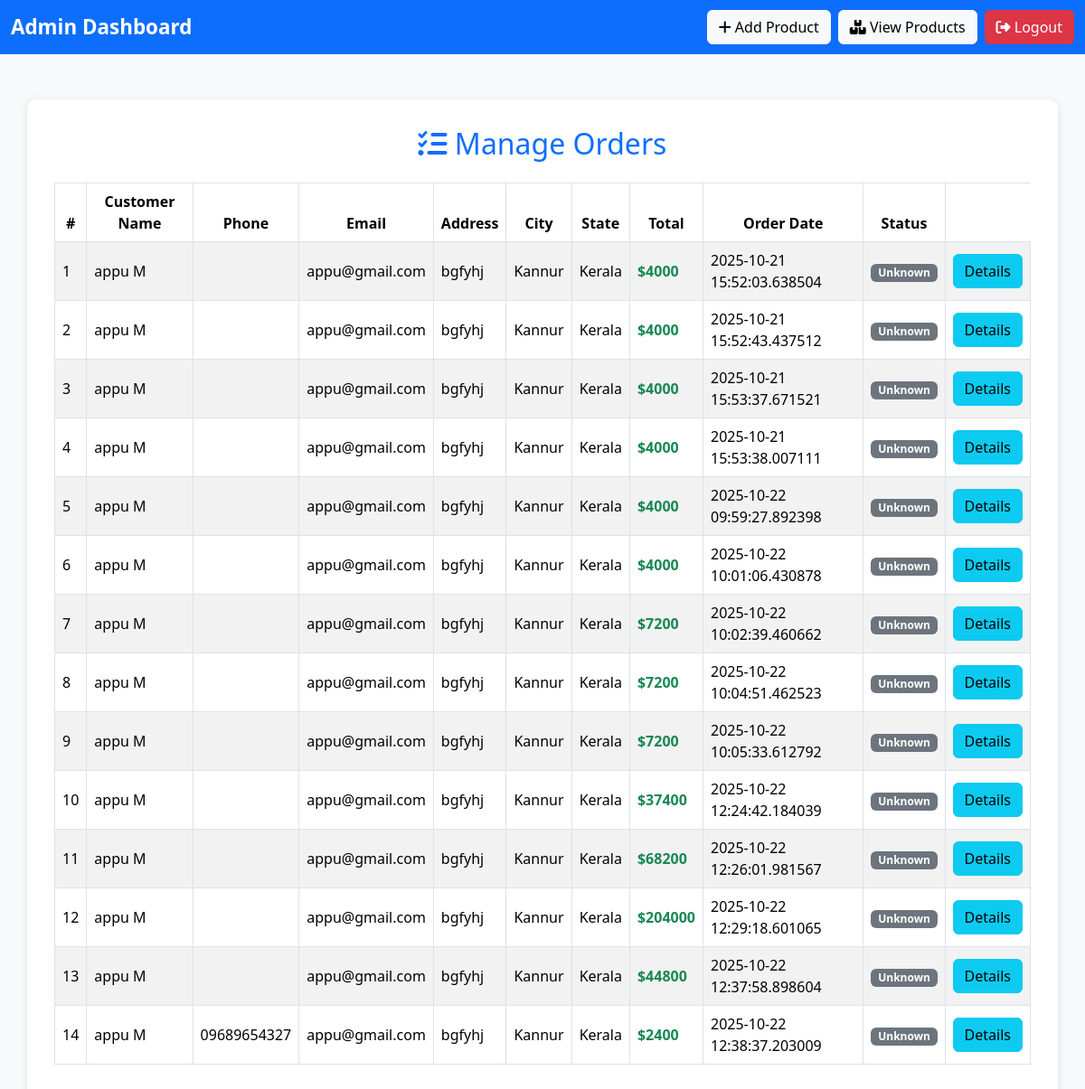
The page /adminview on the database its author committed.
### user/models.py (models this page shows)
class ordertb(models.Model):
    name=models.CharField(max_length=20)
    phone=models.CharField(max_length=10,blank=True,null=True)
    address=models.TextField()
    city=models.CharField(max_length=20)
    state=models.CharField(max_length=20)
    zipcode=models.IntegerField(blank=True,null=True)
    email=models.EmailField()
    orderdate=models.CharField(max_length=20)
    carrier=models.CharField(max_length=20,blank=True,null=True)
    tracking=models.CharField(max_length=20,blank=True,null=True)
    shippingdate=models.CharField(max_length=18,blank=True,null=True)
    transactionid=models.CharField(max_length=20,blank=True,null=True)
    paymentdate=models.CharField(max_length=18,blank=True,null=True)
    paymentstatus=models.CharField(max_length=20,default="pending")
    orderstatus=models.CharField(max_length=18,default="pending")
    ordertotal=models.IntegerField()
    customerid=models.ForeignKey(User,on_delete=models.CASCADE)

### manager/views.py (the view)
# urls.py: path('adminview',views.adminview,name='adminview'),
def adminview(request):
      n=ordertb.objects.all()
      p={'n':n}
      return render(request,'admin/managerview.html',p)

### template/admin/managerview.html (shortened to what this page needs)
{% load static %}
<!DOCTYPE html>
<html lang="en">
<head>
    <link href="https://cdn.jsdelivr.net/npm/bootstrap@5.3.3/dist/css/bootstrap.min.css" rel="stylesheet">
    <link href="https://cdnjs.cloudflare.com/ajax/libs/font-awesome/6.4.2/css/all.min.css" rel="stylesheet">
</head>
<body>
<nav class="navbar navbar-expand-lg navbar-dark bg-primary">
  <div class="container-fluid">
    <a class="navbar-brand" href="#">Admin Dashboard</a>
    <div class="d-flex">
      <a href="{% url 'productadd' %}" class="btn btn-light me-2"><i class="fa-solid fa-plus"></i> Add Product</a>
      <a href="{% url 'viewproduct' %}" class="btn btn-light me-2"><i class="fa-solid fa-boxes-stacked"></i> View Products</a>
      <a href="{% url 'logoutuser' %}" class="btn btn-danger"><i class="fa-solid fa-right-from-bracket"></i> Logout</a>
    </div>
  </div>
</nav>
<div class="container table-container">
    <h2 class="text-center mb-4 text-primary"><i class="fa-solid fa-list-check"></i> Manage Orders</h2>
    {% if n %}
    <div class="table-responsive">
        <table class="table table-striped table-bordered align-middle">
            <thead>
                <tr class="text-center">
                    <th>#</th>
                    <th>Customer Name</th>
                    <th>Phone</th>
                    <th>Email</th>
                    <th>Address</th>
                    <th>City</th>
                    <th>State</th>
                    <th>Total</th>
                    <th>Order Date</th>
                    <th>Status</th>
                </tr>
            </thead>
            <tbody>
                {% for i in n %}
                <tr>
                    <td>{{ forloop.counter }}</td>
                    <td>{{ i.name }}</td>
                    <td>{{ i.phone }}</td>
                    <td>{{ i.email }}</td>
                    <td>{{ i.address }}</td>
                    <td>{{ i.city }}</td>
                    <td>{{ i.state }}</td>
                    <td class="fw-bold text-success">${{ i.ordertotal }}</td>
                    <td>{{ i.orderdate }}</td>
                    <td class="text-center">
                        {% if i.status == "Delivered" %}
                            <span class="badge badge-success">Delivered</span>
                        {% elif i.status == "Pending" %}
                            <span class="badge badge-pending">Pending</span>
                        {% elif i.status == "Cancelled" %}
                            <span class="badge badge-cancelled">Cancelled</span>
                        {% else %}
                            <span class="badge bg-secondary">Unknown</span>
                        {% endif %}
                    </td>
                    <td ><a href="{% url 'deatilesshow' i.id %}" class="btn btn-info" >Details</a></td>
                </tr>
                {% endfor %}
            </tbody>
        </table>
    </div>
    {% else %}
        <div class="alert alert-info text-center mt-4">
            <i class="fa-solid fa-circle-info"></i> No orders found.
        </div>
    {% endif %}
</div>
</body>
</html>

### template/admin/managerview.html (style rules this page uses)
body { background-color: #f8f9fa; }
.table-container { margin-top: 50px; background: white; border-radius: 10px; box-shadow: 0 2px 10px rgba(0,0,0,0.1); padding: 30px; }
.navbar-brand { font-weight: 600; font-size: 1.4rem; }
th { background-color: #007bff; color: white; }

### rows shown on the page
ordertb: name "appu M", email "appu@gmail.com", address "bgfyhj", city "Kannur", state "Kerala", ordertotal "4000", orderdate "2025-10-21 15:52:03.638504"
ordertb: name "appu M", email "appu@gmail.com", address "bgfyhj", city "Kannur", state "Kerala", ordertotal "4000", orderdate "2025-10-21 15:52:43.437512"
ordertb: name "appu M", email "appu@gmail.com", address "bgfyhj", city "Kannur", state "Kerala", ordertotal "4000", orderdate "2025-10-21 15:53:37.671521"
ordertb: name "appu M", email "appu@gmail.com", address "bgfyhj", city "Kannur", state "Kerala", ordertotal "4000", orderdate "2025-10-21 15:53:38.007111"
ordertb: name "appu M", email "appu@gmail.com", address "bgfyhj", city "Kannur", state "Kerala", ordertotal "4000", orderdate "2025-10-22 09:59:27.892398"
ordertb: name "appu M", email "appu@gmail.com", address "bgfyhj", city "Kannur", state "Kerala", ordertotal "4000", orderdate "2025-10-22 10:01:06.430878"
ordertb: name "appu M", email "appu@gmail.com", address "bgfyhj", city "Kannur", state "Kerala", ordertotal "7200", orderdate "2025-10-22 10:02:39.460662"
ordertb: name "appu M", email "appu@gmail.com", address "bgfyhj", city "Kannur", state "Kerala", ordertotal "7200", orderdate "2025-10-22 10:04:51.462523"
ordertb: name "appu M", email "appu@gmail.com", address "bgfyhj", city "Kannur", state "Kerala", ordertotal "7200", orderdate "2025-10-22 10:05:33.612792"
ordertb: name "appu M", email "appu@gmail.com", address "bgfyhj", city "Kannur", state "Kerala", ordertotal "37400", orderdate "2025-10-22 12:24:42.184039"
ordertb: name "appu M", email "appu@gmail.com", address "bgfyhj", city "Kannur", state "Kerala", ordertotal "68200", orderdate "2025-10-22 12:26:01.981567"
ordertb: name "appu M", email "appu@gmail.com", address "bgfyhj", city "Kannur", state "Kerala", ordertotal "204000", orderdate "2025-10-22 12:29:18.601065"
ordertb: name "appu M", email "appu@gmail.com", address "bgfyhj", city "Kannur", state "Kerala", ordertotal "44800", orderdate "2025-10-22 12:37:58.898604"
ordertb: name "appu M", phone "09689654327", email "appu@gmail.com", address "bgfyhj", city "Kannur", state "Kerala", ordertotal "2400", orderdate "2025-10-22 12:38:37.203009"
